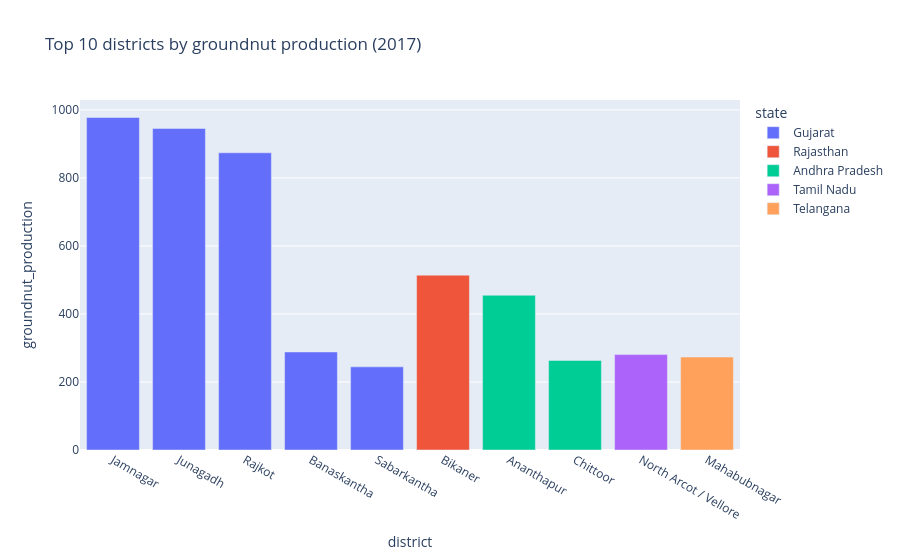

Here is the notebook cell this chart was saved with:
### Markdown cell above
6. Districts with the Highest Groundnut Production in the Latest Year

### Code cell
latest_year = int(run_query("SELECT MAX(YEAR) AS y FROM agri_data")["y"][0])
print("Latest year in data:", latest_year)

q6 = """
SELECT DIST_NAME AS district, STATE_NAME AS state,
       SUM(GROUNDNUT_PRODUCTION_1000_TONS) AS groundnut_production
FROM agri_data
WHERE YEAR = (SELECT MAX(YEAR) FROM agri_data)
  AND GROUNDNUT_PRODUCTION_1000_TONS > 0
GROUP BY DIST_NAME, STATE_NAME
ORDER BY groundnut_production DESC
LIMIT 10
"""
df6 = run_query(q6)
display(df6)
px.bar(df6, x="district", y="groundnut_production", color="state",
       title=f"Top 10 districts by groundnut production ({latest_year})").show()

### Figure 1 — Plotly figure (JSON) as saved in the notebook; plotly's stock layout.template omitted (floating-point values rounded to 4 significant figures)
{"data": [{"hovertemplate": "state=Gujarat<br>district=%{x}<br>groundnut_production=%{y}<extra></extra>", "legendgroup": "Gujarat", "marker": {"color": "#636efa", "pattern": {"shape": ""}}, "name": "Gujarat", "orientation": "v", "showlegend": true, "textposition": "auto", "type": "bar", "x": ["Jamnagar", "Junagadh", "Rajkot", "Banaskantha", "Sabarkantha"], "xaxis": "x", "y": [977.6, 945.5, 873.9, 288.2, 244.5], "yaxis": "y"}, {"hovertemplate": "state=Rajasthan<br>district=%{x}<br>groundnut_production=%{y}<extra></extra>", "legendgroup": "Rajasthan", "marker": {"color": "#EF553B", "pattern": {"shape": ""}}, "name": "Rajasthan", "orientation": "v", "showlegend": true, "textposition": "auto", "type": "bar", "x": ["Bikaner"], "xaxis": "x", "y": [514.1], "yaxis": "y"}, {"hovertemplate": "state=Andhra Pradesh<br>district=%{x}<br>groundnut_production=%{y}<extra></extra>", "legendgroup": "Andhra Pradesh", "marker": {"color": "#00cc96", "pattern": {"shape": ""}}, "name": "Andhra Pradesh", "orientation": "v", "showlegend": true, "textposition": "auto", "type": "bar", "x": ["Ananthapur", "Chittoor"], "xaxis": "x", "y": [454.9, 263.4], "yaxis": "y"}, {"hovertemplate": "state=Tamil Nadu<br>district=%{x}<br>groundnut_production=%{y}<extra></extra>", "legendgroup": "Tamil Nadu", "marker": {"color": "#ab63fa", "pattern": {"shape": ""}}, "name": "Tamil Nadu", "orientation": "v", "showlegend": true, "textposition": "auto", "type": "bar", "x": ["North Arcot / Vellore"], "xaxis": "x", "y": [280.5], "yaxis": "y"}, {"hovertemplate": "state=Telangana<br>district=%{x}<br>groundnut_production=%{y}<extra></extra>", "legendgroup": "Telangana", "marker": {"color": "#FFA15A", "pattern": {"shape": ""}}, "name": "Telangana", "orientation": "v", "showlegend": true, "textposition": "auto", "type": "bar", "x": ["Mahabubnagar"], "xaxis": "x", "y": [273.2], "yaxis": "y"}], "layout": {"barmode": "relative", "legend": {"title": {"text": "state"}, "tracegroupgap": 0}, "title": {"text": "Top 10 districts by groundnut production (2017)"}, "xaxis": {"anchor": "y", "domain": [0, 1], "title": {"text": "district"}}, "yaxis": {"anchor": "x", "domain": [0, 1], "title": {"text": "groundnut_production"}}}}
